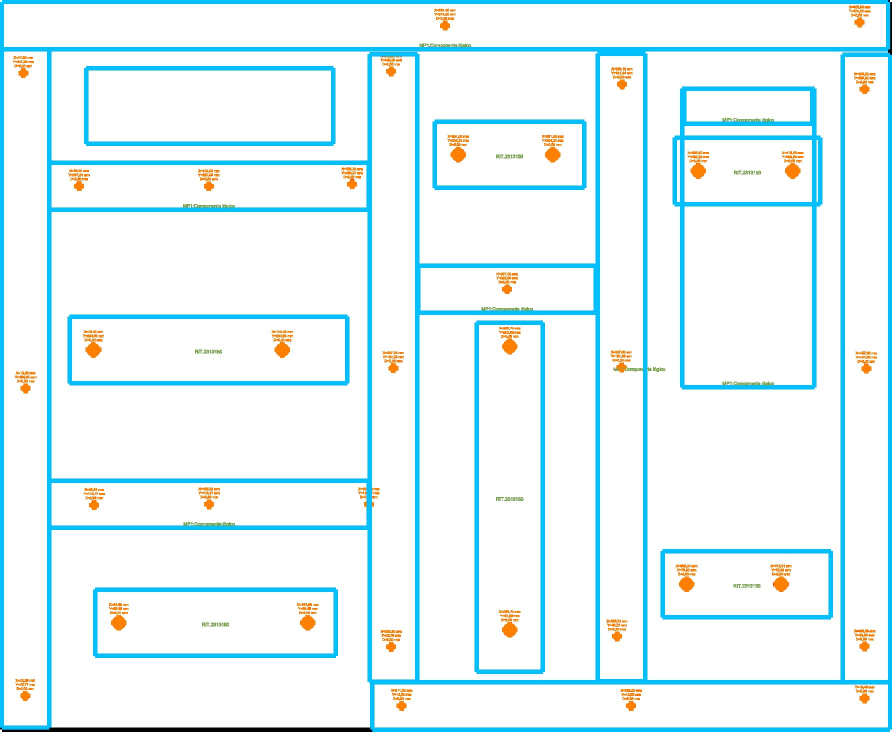
#> input picture ENTORNO VIRTUAL PARA GUI/Interfaz_V11/placa de montaje.jpg, 1784 x 1463 px, found by its file name (shown at 1/2 size)
$ python 'poner lineas.py'
#> lines starting #> are read from the running program, lines starting #| are printed output that depends on the picture
import cv2
import numpy as np
# Función para dibujar una línea de ayuda en el eje X
def draw_x_line(image, x_pos):
    cv2.line(image, (x_pos, 0), (x_pos, image.shape[0]), (0, 255, 0), 2)

# Función para dibujar una línea de ayuda en el eje Y
def draw_y_line(image, y_pos):
    cv2.line(image, (0, y_pos), (image.shape[1], y_pos), (0, 255, 0), 2)

# Función para cambiar la esquina de la imagen
def change_image_corner(image, x_pos, y_pos):
    # Definir las coordenadas de los puntos de la imagen original
    original_pts = np.float32([[0, 0], [image.shape[1], 0], [0, image.shape[0]], [image.shape[1], image.shape[0]]])

    # Definir las coordenadas de los puntos de destino (nueva esquina)
    destination_pts = np.float32([[x_pos, y_pos], [image.shape[1], 0], [0, image.shape[0]], [image.shape[1], image.shape[0]]])

    # Calcular la matriz de transformación
    matrix = cv2.getPerspectiveTransform(original_pts, destination_pts)

    # Aplicar la transformación de perspectiva
    result = cv2.warpPerspective(image, matrix, (image.shape[1], image.shape[0]))

    return result
# Leer la imagen
image1 = cv2.imread('Placa de montaje.jpg')
#> image1 is the input picture: shape (1463, 1784, 3); mean B, G, R 249.9, 245.7, 227.9
image = cv2.resize(image1, (800, int(800 / image1.shape[1] * image1.shape[0])))
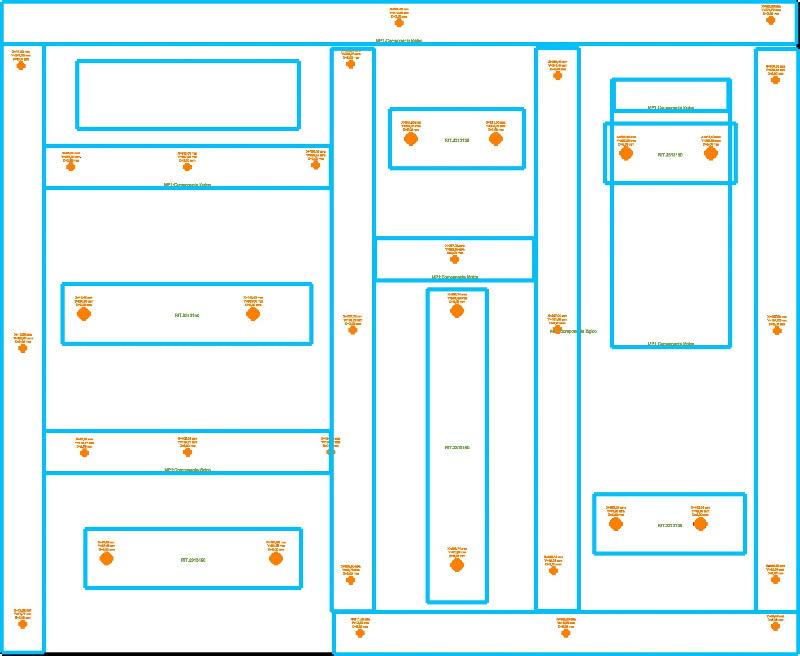
#> image: shape (656, 800, 3); mean B, G, R 249.8, 245.7, 227.8


# Obtener datos de Arduino (simulado)
pot1_value = 450
pot2_value = 700
enable_x_line = True
enable_y_line = True
change_corner = False

# Mapear los valores de los potenciómetros al tamaño de la imagen
mapped_x = int(pot1_value * image.shape[1] / 1024)
#> mapped_x = 351
mapped_y = int(pot2_value * image.shape[0] / 1024)
#> mapped_y = 448

# Aplicar las funciones correspondientes según los datos de Arduino
if enable_x_line:
    draw_x_line(image, mapped_x)

if enable_y_line:
    draw_y_line(image, mapped_y)
#> in draw_y_line, `cv2.line(image, (0, y_pos), (image.shape[1], y_pos), (0, 255, 0), 2)`:
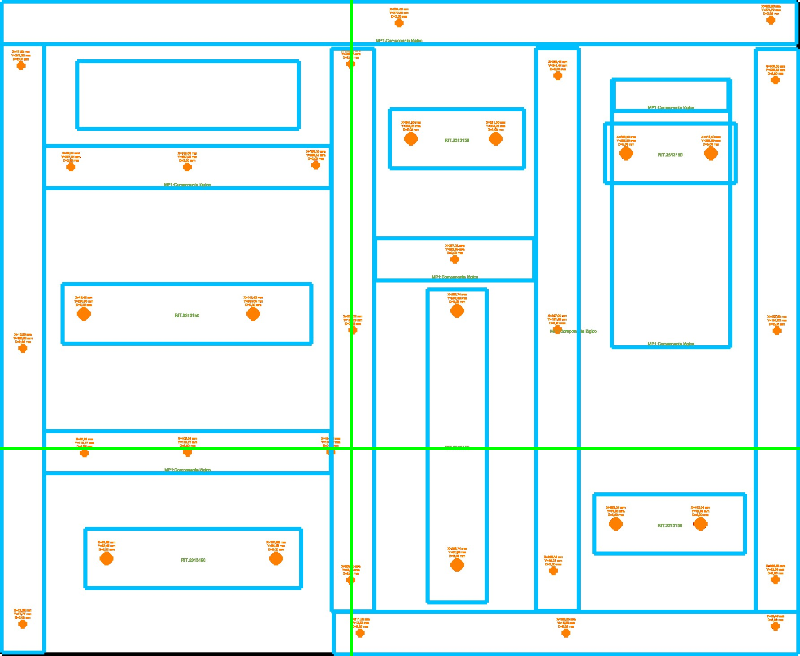
#> image: shape (656, 800, 3); mean B, G, R 247.8, 245.7, 225.8

if change_corner:
    change_image_corner(image, mapped_x, mapped_y)

# Mostrar la imagen modificada
cv2.imshow('Modified Image', image)
cv2.waitKey(0)
cv2.destroyAllWindows()
